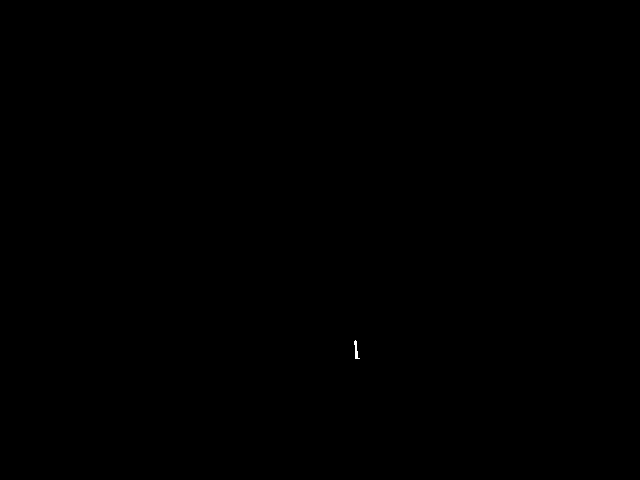
#> input picture 00_pilot/sam_out/straw_color_A_000007_mask.png, 640 x 480 px
$ python arrow.py
#> lines starting #> are read from the running program, lines starting #| are printed output that depends on the picture; after the words box and inside, x2 and y2 are one past the last pixel; in counts of white or black regions, pixels touching at a corner belong together
import cv2
import numpy as np
import matplotlib.pyplot as plt
from sklearn.decomposition import PCA
from sklearn.cluster import DBSCAN

# [56 lines left out: functions draw_rectangle_on_mask, scale_bbox_to_mask, not called in this run]

def analyze_stem_direction(mask_path, box_coords=None):
  """
  Analyze strawberry stem direction from mask image

  Args:
    mask_path: Path to the mask image
    box_coords: Bounding box coordinates [x1, y1, x2, y2]

  Returns:
    direction_vector: Unit vector indicating stem direction
    center_point: Center point of the stem
    angle_degrees: Angle in degrees
  """

  # Load mask image
  mask = cv2.imread(mask_path, cv2.IMREAD_GRAYSCALE)
  if mask is None:
    raise ValueError(f"Could not load mask image: {mask_path}")

  # If bounding box is provided, crop the mask
  if box_coords:
    x1, y1, x2, y2 = box_coords
    mask = mask[y1:y2, x1:x2]

  # Find contours in the mask
  contours, _ = cv2.findContours(mask, cv2.RETR_EXTERNAL, cv2.CHAIN_APPROX_SIMPLE)

  if not contours:
    raise ValueError("No contours found in mask")

  # Get the largest contour (assuming it's the stem)
  largest_contour = max(contours, key=cv2.contourArea)

  # Get all points from the contour
  points = largest_contour.reshape(-1, 2)

  # Method 1: Use PCA to find the principal direction
  pca = PCA(n_components=2)
  pca.fit(points)

  # First principal component gives the main direction
  direction_vector = pca.components_[0]

  # Calculate center point
  center_point = np.mean(points, axis=0)

  # Calculate angle in degrees
  angle_degrees = np.degrees(np.arctan2(direction_vector[1], direction_vector[0]))

  return direction_vector, center_point, angle_degrees, points

# [15 lines left out: function find_stem_endpoints, not called in this run]

def determine_stem_tip_direction(points, direction_vector, center_point):
  """
  Determine which end of the stem is the tip (thinner end)
  """
  # Project points onto the principal direction
  projections = np.dot(points - center_point, direction_vector)

  # Divide points into two halves along the principal direction
  median_proj = np.median(projections)

  half1_points = points[projections <= median_proj]
  half2_points = points[projections > median_proj]

  # Calculate average distance from center line for each half
  # The tip should be thinner (smaller average distance)
  def avg_distance_from_line(pts, center, direction):
    # Vector perpendicular to direction
    perp_vector = np.array([-direction[1], direction[0]])
    # Distance from center line
    distances = np.abs(np.dot(pts - center, perp_vector))
    return np.mean(distances)

  dist1 = avg_distance_from_line(half1_points, center_point, direction_vector)
  dist2 = avg_distance_from_line(half2_points, center_point, direction_vector)

  # The end with smaller average distance is likely the tip
  if dist1 < dist2:
    # Tip is in the direction of negative projection
    tip_direction = -direction_vector
    tip_center = np.mean(half1_points, axis=0)
  else:
    # Tip is in the direction of positive projection
    tip_direction = direction_vector
    tip_center = np.mean(half2_points, axis=0)

  return tip_direction, tip_center

def visualize_stem_direction(mask_path, box_coords=None, output_path=None):
  """
  Visualize stem direction with arrow overlay
  """
  # Analyze stem direction
  direction_vector, center_point, angle_degrees, points = analyze_stem_direction(mask_path, box_coords)
#> in analyze_stem_direction, `mask = cv2.imread(mask_path, cv2.IMREAD_GRAYSCALE)`: mask: shape (480, 640); 0.02% white; 1 white region, box (x1, y1, x2, y2) and area: (354, 340, 360, 359) 51
#> in analyze_stem_direction, `mask = mask[y1:y2, x1:x2]`:
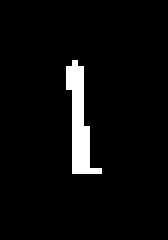
#> mask: shape (40, 28) (shown 6 times larger); 4.6% white; 1 white region
#> in analyze_stem_direction, `contours, _ = cv2.findContours(mask, cv2.RETR_EXTERNAL, cv2.CHAIN_APPR..`: contours = 1 contour; box (x1, y1, x2, y2) and area: (11, 10, 17, 29) 30
#> in analyze_stem_direction, `largest_contour = max(contours, key=cv2.contourArea)`: largest_contour = contour of 11 points, box (x1, y1, x2, y2) (11, 10, 17, 29), area 30
#> in analyze_stem_direction, `points = largest_contour.reshape(-1, 2)`: points = [[12, 10], [11, 11], [11, 14], [12, 15], [12, 28], [16, 28], [15, 28], [14, 27], [14, 21], [13, 20], [13, 11]]
#> in analyze_stem_direction, `center_point = np.mean(points, axis=0)`: center_point = [13, 19.36]
#> direction_vector = [0.153, 0.988]; center_point = [13, 19.36]; angle_degrees = 81.18

  # Find stem tip direction
  tip_direction, tip_center = determine_stem_tip_direction(points, direction_vector, center_point)
#> in determine_stem_tip_direction, `projections = np.dot(points - center_point, direction_vector)`: projections = [-9.41, -8.57, -5.61, -4.47, 8.38, 8.99, 8.84, 7.7, 1.77, 0.629, -8.26]
#> in determine_stem_tip_direction, `median_proj = np.median(projections)`: median_proj = 0.629
#> in determine_stem_tip_direction, `half1_points = points[projections <= median_proj]`: half1_points = [[12, 10], [11, 11], [11, 14], [12, 15], [13, 20], [13, 11]]
#> in determine_stem_tip_direction, `half2_points = points[projections > median_proj]`: half2_points = [[12, 28], [16, 28], [15, 28], [14, 27], [14, 21]]
#> in avg_distance_from_line, `perp_vector = np.array([-direction[1], direction[0]])`: perp_vector = [-0.988, 0.153]
#> in avg_distance_from_line, `distances = np.abs(np.dot(pts - center, perp_vector))`: distances = [0.448, 0.694, 1.15, 0.319, 0.0976, 1.28]
#> in determine_stem_tip_direction, `dist1 = avg_distance_from_line(half1_points, center_point, direction_v..`: dist1 = 0.666
#> in determine_stem_tip_direction, `dist2 = avg_distance_from_line(half2_points, center_point, direction_v..`: dist2 = 1.1
#> in determine_stem_tip_direction, `tip_direction = -direction_vector`: tip_direction = [-0.153, -0.988]
#> in determine_stem_tip_direction, `tip_center = np.mean(half1_points, axis=0)`: tip_center = [12, 13.5]
#> tip_direction = [-0.153, -0.988]; tip_center = [12, 13.5]

  # Load original mask for visualization
  mask = cv2.imread(mask_path, cv2.IMREAD_GRAYSCALE)
  if box_coords:
    x1, y1, x2, y2 = box_coords
    mask = mask[y1:y2, x1:x2]
    # Adjust coordinates for cropped image
    center_point_adjusted = center_point
#> center_point_adjusted = [13, 19.36]
    tip_center_adjusted = tip_center
#> tip_center_adjusted = [12, 13.5]
  else:
    center_point_adjusted = center_point
    tip_center_adjusted = tip_center

  # Create visualization
  fig, (ax1, ax2) = plt.subplots(1, 2, figsize=(12, 6))

  # Plot 1: Original mask with direction analysis
  ax1.imshow(mask, cmap='gray')
  ax1.scatter(points[:, 0], points[:, 1], c='red', s=1, alpha=0.5, label='Stem points')
  ax1.scatter(center_point_adjusted[0], center_point_adjusted[1], c='blue', s=100, marker='o', label='Center')

  # Draw principal direction line
  line_length = 50
  start_point = center_point_adjusted - direction_vector * line_length
#> start_point = [5.33, -30.04]
  end_point = center_point_adjusted + direction_vector * line_length
#> end_point = [20.67, 68.77]
  ax1.plot([start_point[0], end_point[0]], [start_point[1], end_point[1]], 'g-', linewidth=2, label='Principal axis')

  ax1.set_title(f'Stem Analysis\nAngle: {angle_degrees:.1f}°')
  ax1.legend()
  ax1.axis('equal')

  # Plot 2: Stem direction arrow
  ax2.imshow(mask, cmap='gray')

  # Draw arrow pointing towards the tip
  arrow_length = 40
  arrow_start = tip_center_adjusted - tip_direction * arrow_length * 0.3
#> arrow_start = [13.84, 25.36]
  arrow_end = tip_center_adjusted + tip_direction * arrow_length * 0.7
#> arrow_end = [7.71, -14.17]

  ax2.annotate('', xy=arrow_end, xytext=arrow_start,
              arrowprops=dict(arrowstyle='->', color='red', lw=3,
                            connectionstyle="arc3,rad=0"))

  ax2.scatter(tip_center_adjusted[0], tip_center_adjusted[1], c='yellow', s=100, marker='*', label='Stem tip area')
  ax2.set_title(f'Stem Direction\nTip Direction: {np.degrees(np.arctan2(tip_direction[1], tip_direction[0])):.1f}°')
  ax2.legend()
  ax2.axis('equal')

  plt.tight_layout()

  if output_path:
    plt.savefig(output_path, dpi=300, bbox_inches='tight')
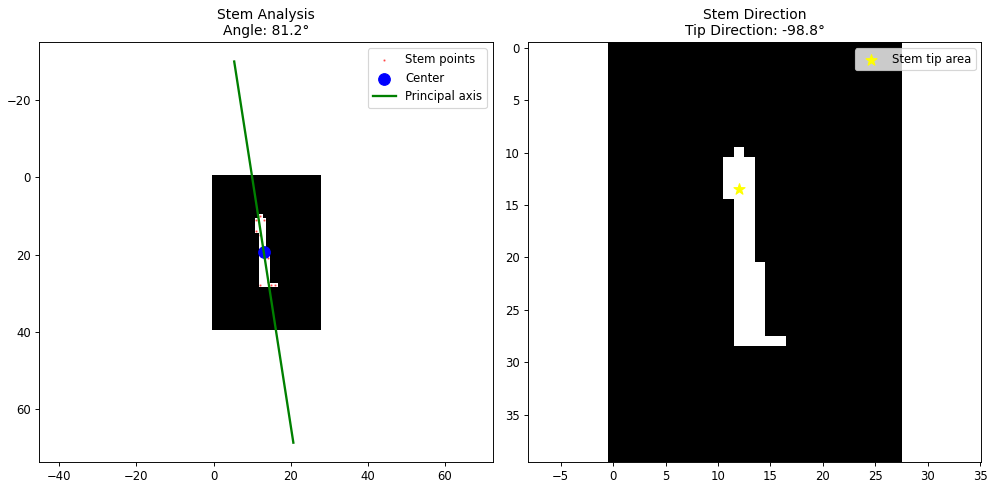
#> figure drawn by matplotlib, 2 panels

  plt.show()

  return {
    'direction_vector': direction_vector,
    'tip_direction': tip_direction,
    'center_point': center_point,
    'tip_center': tip_center,
    'angle_degrees': angle_degrees,
    'tip_angle_degrees': np.degrees(np.arctan2(tip_direction[1], tip_direction[0]))
  }

# Example usage
if __name__ == "__main__":
  # Example with the provided bounding box
  mask_path = "sam_out/straw_color_A_000007_mask.png"
  box_coords = [343, 330, 371, 370]  # From the box.txt file

  try:
    result = visualize_stem_direction(mask_path, box_coords, "stem_direction_analysis.png")
#> result = {'direction_vector': [0.153, 0.988], 'tip_direction': [-0.153, -0.988], 'center_point': [13, 19.36], 'tip_center': [12, 13.5], 'angle_degrees': 81.18, 'tip_angle_degrees': -98.82}
    print("Stem direction analysis completed!")
    print(f"Principal direction angle: {result['angle_degrees']:.1f}°")
#| Principal direction angle: 81.2°
    print(f"Stem tip direction angle: {result['tip_angle_degrees']:.1f}°")
#| Stem tip direction angle: -98.8°
    print(f"Stem tip center: ({result['tip_center'][0]:.1f}, {result['tip_center'][1]:.1f})")
#| Stem tip center: (12.0, 13.5)

  except Exception as e:
    print(f"Error: {e}")
    print("Please check if the mask image exists and contains valid stem data.")
